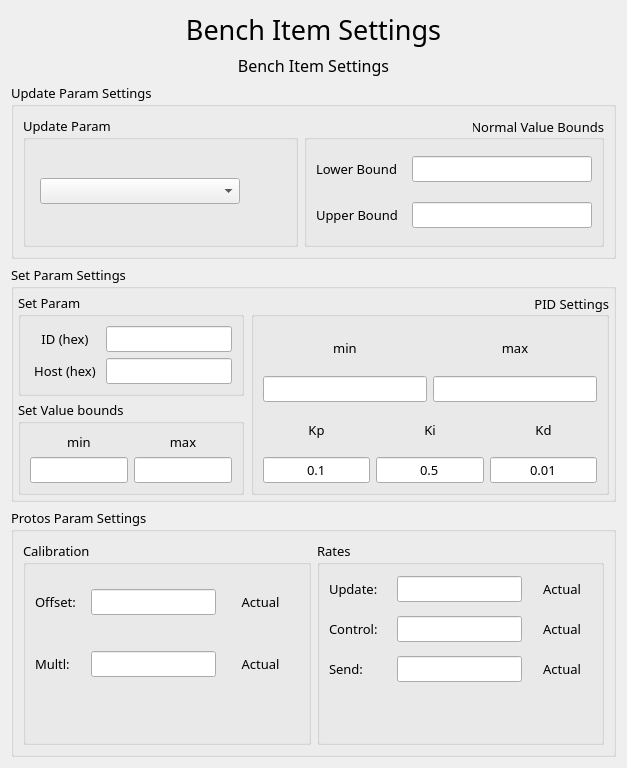
<?xml version="1.0" encoding="UTF-8"?>
<ui version="4.0">
 <class>BenchItemSettingsDlg</class>
 <widget class="QDialog" name="BenchItemSettingsDlg">
  <property name="geometry">
   <rect>
    <x>0</x>
    <y>0</y>
    <width>627</width>
    <height>718</height>
   </rect>
  </property>
  <property name="sizePolicy">
   <sizepolicy hsizetype="Preferred" vsizetype="Preferred">
    <horstretch>0</horstretch>
    <verstretch>0</verstretch>
   </sizepolicy>
  </property>
  <property name="font">
   <font>
    <family>Rubik Light</family>
    <pointsize>10</pointsize>
   </font>
  </property>
  <property name="windowTitle">
   <string>Dialog</string>
  </property>
  <layout class="QVBoxLayout" name="verticalLayout_4">
   <item>
    <widget class="QLabel" name="main_label">
     <property name="font">
      <font>
       <family>Rubik</family>
       <pointsize>20</pointsize>
      </font>
     </property>
     <property name="text">
      <string>Bench Item Settings</string>
     </property>
     <property name="alignment">
      <set>Qt::AlignCenter</set>
     </property>
     <property name="margin">
      <number>3</number>
     </property>
    </widget>
   </item>
   <item>
    <widget class="QLabel" name="itemName_label">
     <property name="font">
      <font>
       <family>Rubik Light</family>
       <pointsize>12</pointsize>
      </font>
     </property>
     <property name="text">
      <string>Bench Item Settings</string>
     </property>
     <property name="alignment">
      <set>Qt::AlignCenter</set>
     </property>
     <property name="margin">
      <number>3</number>
     </property>
    </widget>
   </item>
   <item>
    <widget class="QGroupBox" name="updateParamSettings_groupBox">
     <property name="title">
      <string>Update Param Settings</string>
     </property>
     <layout class="QHBoxLayout" name="horizontalLayout_9">
      <item>
       <widget class="QGroupBox" name="updateParamItem_groupBox">
        <property name="title">
         <string>Update Param</string>
        </property>
        <layout class="QVBoxLayout" name="verticalLayout_5">
         <item>
          <layout class="QHBoxLayout" name="horizontalLayout_15">
           <property name="leftMargin">
            <number>5</number>
           </property>
           <property name="topMargin">
            <number>5</number>
           </property>
           <property name="rightMargin">
            <number>5</number>
           </property>
           <property name="bottomMargin">
            <number>5</number>
           </property>
           <item>
            <widget class="QComboBox" name="updateParam_comboBox">
             <property name="sizePolicy">
              <sizepolicy hsizetype="Fixed" vsizetype="Fixed">
               <horstretch>0</horstretch>
               <verstretch>0</verstretch>
              </sizepolicy>
             </property>
             <property name="minimumSize">
              <size>
               <width>200</width>
               <height>0</height>
              </size>
             </property>
             <property name="sizeAdjustPolicy">
              <enum>QComboBox::AdjustToContents</enum>
             </property>
            </widget>
           </item>
           <item>
            <widget class="QPushButton" name="refresh_button">
             <property name="minimumSize">
              <size>
               <width>35</width>
               <height>35</height>
              </size>
             </property>
             <property name="maximumSize">
              <size>
               <width>35</width>
               <height>35</height>
              </size>
             </property>
             <property name="text">
              <string/>
             </property>
             <property name="icon">
              <iconset resource="../Resources/files.qrc">
               <normaloff>:/icons/refresh.svg</normaloff>:/icons/refresh.svg</iconset>
             </property>
             <property name="iconSize">
              <size>
               <width>25</width>
               <height>25</height>
              </size>
             </property>
             <property name="checkable">
              <bool>false</bool>
             </property>
             <property name="flat">
              <bool>true</bool>
             </property>
            </widget>
           </item>
          </layout>
         </item>
        </layout>
       </widget>
      </item>
      <item>
       <widget class="QGroupBox" name="normalValues_groupBox">
        <property name="title">
         <string>Normal Value Bounds</string>
        </property>
        <property name="alignment">
         <set>Qt::AlignRight|Qt::AlignTrailing|Qt::AlignVCenter</set>
        </property>
        <layout class="QVBoxLayout" name="verticalLayout_3">
         <item>
          <layout class="QHBoxLayout" name="horizontalLayout_11">
           <item>
            <widget class="QLabel" name="lowerBound_label">
             <property name="minimumSize">
              <size>
               <width>90</width>
               <height>40</height>
              </size>
             </property>
             <property name="text">
              <string>Lower Bound</string>
             </property>
             <property name="margin">
              <number>5</number>
             </property>
            </widget>
           </item>
           <item>
            <widget class="QLineEdit" name="lowerBound_lineEdit">
             <property name="sizePolicy">
              <sizepolicy hsizetype="Expanding" vsizetype="Fixed">
               <horstretch>0</horstretch>
               <verstretch>0</verstretch>
              </sizepolicy>
             </property>
             <property name="text">
              <string/>
             </property>
             <property name="alignment">
              <set>Qt::AlignCenter</set>
             </property>
            </widget>
           </item>
          </layout>
         </item>
         <item>
          <layout class="QHBoxLayout" name="horizontalLayout_10">
           <item>
            <widget class="QLabel" name="upperBound_label">
             <property name="minimumSize">
              <size>
               <width>90</width>
               <height>40</height>
              </size>
             </property>
             <property name="text">
              <string>Upper Bound</string>
             </property>
             <property name="margin">
              <number>5</number>
             </property>
            </widget>
           </item>
           <item>
            <widget class="QLineEdit" name="upperBound_lineEdit">
             <property name="sizePolicy">
              <sizepolicy hsizetype="Expanding" vsizetype="Fixed">
               <horstretch>0</horstretch>
               <verstretch>0</verstretch>
              </sizepolicy>
             </property>
             <property name="text">
              <string/>
             </property>
             <property name="alignment">
              <set>Qt::AlignCenter</set>
             </property>
            </widget>
           </item>
          </layout>
         </item>
        </layout>
       </widget>
      </item>
     </layout>
    </widget>
   </item>
   <item>
    <widget class="QGroupBox" name="setParamSettings_groupBox">
     <property name="title">
      <string>Set Param Settings</string>
     </property>
     <layout class="QHBoxLayout" name="horizontalLayout_14">
      <property name="spacing">
       <number>7</number>
      </property>
      <property name="leftMargin">
       <number>4</number>
      </property>
      <property name="topMargin">
       <number>4</number>
      </property>
      <property name="rightMargin">
       <number>4</number>
      </property>
      <property name="bottomMargin">
       <number>4</number>
      </property>
      <item>
       <layout class="QVBoxLayout" name="verticalLayout_17">
        <property name="spacing">
         <number>4</number>
        </property>
        <item>
         <widget class="QGroupBox" name="groupBox_5">
          <property name="title">
           <string>Set Param</string>
          </property>
          <layout class="QVBoxLayout" name="verticalLayout_18">
           <item>
            <layout class="QHBoxLayout" name="horizontalLayout_16">
             <item>
              <widget class="QLabel" name="label_13">
               <property name="sizePolicy">
                <sizepolicy hsizetype="Fixed" vsizetype="Preferred">
                 <horstretch>0</horstretch>
                 <verstretch>0</verstretch>
                </sizepolicy>
               </property>
               <property name="minimumSize">
                <size>
                 <width>70</width>
                 <height>0</height>
                </size>
               </property>
               <property name="text">
                <string>ID (hex)</string>
               </property>
               <property name="alignment">
                <set>Qt::AlignCenter</set>
               </property>
               <property name="margin">
                <number>5</number>
               </property>
              </widget>
             </item>
             <item>
              <widget class="QLineEdit" name="setParamID_lineEdit">
               <property name="sizePolicy">
                <sizepolicy hsizetype="Preferred" vsizetype="Fixed">
                 <horstretch>0</horstretch>
                 <verstretch>0</verstretch>
                </sizepolicy>
               </property>
               <property name="minimumSize">
                <size>
                 <width>70</width>
                 <height>0</height>
                </size>
               </property>
               <property name="alignment">
                <set>Qt::AlignCenter</set>
               </property>
              </widget>
             </item>
            </layout>
           </item>
           <item>
            <layout class="QHBoxLayout" name="horizontalLayout_13">
             <item>
              <widget class="QLabel" name="label_12">
               <property name="sizePolicy">
                <sizepolicy hsizetype="Fixed" vsizetype="Preferred">
                 <horstretch>0</horstretch>
                 <verstretch>0</verstretch>
                </sizepolicy>
               </property>
               <property name="minimumSize">
                <size>
                 <width>70</width>
                 <height>0</height>
                </size>
               </property>
               <property name="text">
                <string>Host (hex)</string>
               </property>
               <property name="alignment">
                <set>Qt::AlignCenter</set>
               </property>
               <property name="margin">
                <number>5</number>
               </property>
              </widget>
             </item>
             <item>
              <widget class="QLineEdit" name="setParamHost_lineEdit">
               <property name="sizePolicy">
                <sizepolicy hsizetype="Preferred" vsizetype="Fixed">
                 <horstretch>0</horstretch>
                 <verstretch>0</verstretch>
                </sizepolicy>
               </property>
               <property name="minimumSize">
                <size>
                 <width>70</width>
                 <height>0</height>
                </size>
               </property>
               <property name="alignment">
                <set>Qt::AlignCenter</set>
               </property>
              </widget>
             </item>
            </layout>
           </item>
          </layout>
         </widget>
        </item>
        <item>
         <widget class="QGroupBox" name="groupBox_4">
          <property name="title">
           <string>Set Value bounds</string>
          </property>
          <layout class="QVBoxLayout" name="verticalLayout_16">
           <item>
            <layout class="QHBoxLayout" name="horizontalLayout_21">
             <item>
              <layout class="QVBoxLayout" name="verticalLayout_12">
               <item>
                <widget class="QLabel" name="label_14">
                 <property name="sizePolicy">
                  <sizepolicy hsizetype="Preferred" vsizetype="Preferred">
                   <horstretch>0</horstretch>
                   <verstretch>0</verstretch>
                  </sizepolicy>
                 </property>
                 <property name="font">
                  <font>
                   <family>Rubik Light</family>
                   <pointsize>10</pointsize>
                  </font>
                 </property>
                 <property name="text">
                  <string>min</string>
                 </property>
                 <property name="alignment">
                  <set>Qt::AlignCenter</set>
                 </property>
                </widget>
               </item>
               <item>
                <layout class="QHBoxLayout" name="horizontalLayout_27">
                 <item>
                  <widget class="QLineEdit" name="setValueMin_lineEdit">
                   <property name="sizePolicy">
                    <sizepolicy hsizetype="Expanding" vsizetype="Fixed">
                     <horstretch>0</horstretch>
                     <verstretch>0</verstretch>
                    </sizepolicy>
                   </property>
                   <property name="minimumSize">
                    <size>
                     <width>70</width>
                     <height>0</height>
                    </size>
                   </property>
                   <property name="layoutDirection">
                    <enum>Qt::LeftToRight</enum>
                   </property>
                   <property name="text">
                    <string/>
                   </property>
                   <property name="alignment">
                    <set>Qt::AlignCenter</set>
                   </property>
                  </widget>
                 </item>
                </layout>
               </item>
              </layout>
             </item>
             <item>
              <layout class="QVBoxLayout" name="verticalLayout_15">
               <item>
                <widget class="QLabel" name="label_15">
                 <property name="sizePolicy">
                  <sizepolicy hsizetype="Preferred" vsizetype="Preferred">
                   <horstretch>0</horstretch>
                   <verstretch>0</verstretch>
                  </sizepolicy>
                 </property>
                 <property name="font">
                  <font>
                   <family>Rubik Light</family>
                   <pointsize>10</pointsize>
                  </font>
                 </property>
                 <property name="text">
                  <string>max</string>
                 </property>
                 <property name="alignment">
                  <set>Qt::AlignCenter</set>
                 </property>
                </widget>
               </item>
               <item>
                <layout class="QHBoxLayout" name="horizontalLayout_30">
                 <item>
                  <widget class="QLineEdit" name="setValueMax_lineEdit">
                   <property name="sizePolicy">
                    <sizepolicy hsizetype="Expanding" vsizetype="Fixed">
                     <horstretch>0</horstretch>
                     <verstretch>0</verstretch>
                    </sizepolicy>
                   </property>
                   <property name="minimumSize">
                    <size>
                     <width>70</width>
                     <height>0</height>
                    </size>
                   </property>
                   <property name="text">
                    <string/>
                   </property>
                   <property name="alignment">
                    <set>Qt::AlignCenter</set>
                   </property>
                  </widget>
                 </item>
                </layout>
               </item>
              </layout>
             </item>
            </layout>
           </item>
          </layout>
         </widget>
        </item>
       </layout>
      </item>
      <item>
       <widget class="QGroupBox" name="PID_groupBox">
        <property name="font">
         <font>
          <family>Rubik Light</family>
          <pointsize>10</pointsize>
         </font>
        </property>
        <property name="title">
         <string>PID Settings</string>
        </property>
        <property name="alignment">
         <set>Qt::AlignRight|Qt::AlignTrailing|Qt::AlignVCenter</set>
        </property>
        <layout class="QHBoxLayout" name="horizontalLayout_18">
         <item>
          <layout class="QVBoxLayout" name="verticalLayout_8">
           <item>
            <layout class="QHBoxLayout" name="horizontalLayout_20">
             <item>
              <layout class="QVBoxLayout" name="verticalLayout_9">
               <item>
                <widget class="QLabel" name="label_6">
                 <property name="sizePolicy">
                  <sizepolicy hsizetype="Minimum" vsizetype="Minimum">
                   <horstretch>0</horstretch>
                   <verstretch>0</verstretch>
                  </sizepolicy>
                 </property>
                 <property name="font">
                  <font>
                   <family>Rubik Light</family>
                   <pointsize>10</pointsize>
                  </font>
                 </property>
                 <property name="text">
                  <string>min</string>
                 </property>
                 <property name="alignment">
                  <set>Qt::AlignCenter</set>
                 </property>
                </widget>
               </item>
               <item>
                <layout class="QHBoxLayout" name="horizontalLayout_24">
                 <item>
                  <widget class="QLineEdit" name="pidMin_lineEdit">
                   <property name="sizePolicy">
                    <sizepolicy hsizetype="Minimum" vsizetype="Fixed">
                     <horstretch>0</horstretch>
                     <verstretch>0</verstretch>
                    </sizepolicy>
                   </property>
                   <property name="minimumSize">
                    <size>
                     <width>70</width>
                     <height>0</height>
                    </size>
                   </property>
                   <property name="layoutDirection">
                    <enum>Qt::LeftToRight</enum>
                   </property>
                   <property name="text">
                    <string/>
                   </property>
                   <property name="alignment">
                    <set>Qt::AlignCenter</set>
                   </property>
                  </widget>
                 </item>
                </layout>
               </item>
              </layout>
             </item>
             <item>
              <layout class="QVBoxLayout" name="verticalLayout_10">
               <item>
                <widget class="QLabel" name="label_7">
                 <property name="font">
                  <font>
                   <family>Rubik Light</family>
                   <pointsize>10</pointsize>
                  </font>
                 </property>
                 <property name="text">
                  <string>max</string>
                 </property>
                 <property name="alignment">
                  <set>Qt::AlignCenter</set>
                 </property>
                </widget>
               </item>
               <item>
                <layout class="QHBoxLayout" name="horizontalLayout_25">
                 <item>
                  <widget class="QLineEdit" name="pidMax_lineEdit">
                   <property name="sizePolicy">
                    <sizepolicy hsizetype="Minimum" vsizetype="Fixed">
                     <horstretch>0</horstretch>
                     <verstretch>0</verstretch>
                    </sizepolicy>
                   </property>
                   <property name="minimumSize">
                    <size>
                     <width>70</width>
                     <height>0</height>
                    </size>
                   </property>
                   <property name="text">
                    <string/>
                   </property>
                   <property name="alignment">
                    <set>Qt::AlignCenter</set>
                   </property>
                  </widget>
                 </item>
                </layout>
               </item>
              </layout>
             </item>
            </layout>
           </item>
           <item>
            <layout class="QHBoxLayout" name="horizontalLayout_19">
             <item>
              <layout class="QVBoxLayout" name="verticalLayout_11">
               <item>
                <widget class="QLabel" name="label_8">
                 <property name="font">
                  <font>
                   <family>Rubik Light</family>
                   <pointsize>10</pointsize>
                  </font>
                 </property>
                 <property name="text">
                  <string>Kp</string>
                 </property>
                 <property name="alignment">
                  <set>Qt::AlignCenter</set>
                 </property>
                </widget>
               </item>
               <item>
                <layout class="QHBoxLayout" name="horizontalLayout_26">
                 <item>
                  <widget class="QLineEdit" name="pidKp_lineEdit">
                   <property name="minimumSize">
                    <size>
                     <width>70</width>
                     <height>0</height>
                    </size>
                   </property>
                   <property name="text">
                    <string>0.1</string>
                   </property>
                   <property name="alignment">
                    <set>Qt::AlignCenter</set>
                   </property>
                  </widget>
                 </item>
                </layout>
               </item>
              </layout>
             </item>
             <item>
              <layout class="QVBoxLayout" name="verticalLayout_13">
               <item>
                <widget class="QLabel" name="label_9">
                 <property name="font">
                  <font>
                   <family>Rubik Light</family>
                   <pointsize>10</pointsize>
                  </font>
                 </property>
                 <property name="text">
                  <string>Ki</string>
                 </property>
                 <property name="alignment">
                  <set>Qt::AlignCenter</set>
                 </property>
                </widget>
               </item>
               <item>
                <layout class="QHBoxLayout" name="horizontalLayout_28">
                 <item>
                  <widget class="QLineEdit" name="pidKi_lineEdit">
                   <property name="minimumSize">
                    <size>
                     <width>70</width>
                     <height>0</height>
                    </size>
                   </property>
                   <property name="text">
                    <string>0.5</string>
                   </property>
                   <property name="alignment">
                    <set>Qt::AlignCenter</set>
                   </property>
                  </widget>
                 </item>
                </layout>
               </item>
              </layout>
             </item>
             <item>
              <layout class="QVBoxLayout" name="verticalLayout_14">
               <item>
                <widget class="QLabel" name="label_10">
                 <property name="font">
                  <font>
                   <family>Rubik Light</family>
                   <pointsize>10</pointsize>
                  </font>
                 </property>
                 <property name="text">
                  <string>Kd</string>
                 </property>
                 <property name="alignment">
                  <set>Qt::AlignCenter</set>
                 </property>
                </widget>
               </item>
               <item>
                <layout class="QHBoxLayout" name="horizontalLayout_29">
                 <item>
                  <widget class="QLineEdit" name="pidKd_lineEdit">
                   <property name="minimumSize">
                    <size>
                     <width>70</width>
                     <height>0</height>
                    </size>
                   </property>
                   <property name="text">
                    <string>0.01</string>
                   </property>
                   <property name="alignment">
                    <set>Qt::AlignCenter</set>
                   </property>
                  </widget>
                 </item>
                </layout>
               </item>
              </layout>
             </item>
            </layout>
           </item>
          </layout>
         </item>
        </layout>
       </widget>
      </item>
     </layout>
    </widget>
   </item>
   <item>
    <widget class="QGroupBox" name="paramCalibration_groupBox">
     <property name="title">
      <string>Protos Param Settings</string>
     </property>
     <layout class="QHBoxLayout" name="horizontalLayout_8">
      <item>
       <widget class="QGroupBox" name="groupBox">
        <property name="title">
         <string>Calibration</string>
        </property>
        <layout class="QVBoxLayout" name="verticalLayout_6">
         <item>
          <layout class="QVBoxLayout" name="verticalLayout">
           <item>
            <layout class="QHBoxLayout" name="horizontalLayout">
             <item>
              <widget class="QLabel" name="label">
               <property name="sizePolicy">
                <sizepolicy hsizetype="Preferred" vsizetype="Minimum">
                 <horstretch>0</horstretch>
                 <verstretch>0</verstretch>
                </sizepolicy>
               </property>
               <property name="minimumSize">
                <size>
                 <width>50</width>
                 <height>0</height>
                </size>
               </property>
               <property name="text">
                <string>Offset: </string>
               </property>
               <property name="margin">
                <number>5</number>
               </property>
              </widget>
             </item>
             <item>
              <widget class="QLineEdit" name="offset_value_lineEdit">
               <property name="text">
                <string/>
               </property>
               <property name="alignment">
                <set>Qt::AlignCenter</set>
               </property>
              </widget>
             </item>
             <item>
              <widget class="QLabel" name="offset_actualValue_label">
               <property name="sizePolicy">
                <sizepolicy hsizetype="Expanding" vsizetype="Minimum">
                 <horstretch>0</horstretch>
                 <verstretch>0</verstretch>
                </sizepolicy>
               </property>
               <property name="minimumSize">
                <size>
                 <width>59</width>
                 <height>0</height>
                </size>
               </property>
               <property name="text">
                <string>Actual</string>
               </property>
               <property name="alignment">
                <set>Qt::AlignCenter</set>
               </property>
              </widget>
             </item>
            </layout>
           </item>
           <item>
            <layout class="QHBoxLayout" name="horizontalLayout_2">
             <item>
              <widget class="QLabel" name="label_2">
               <property name="sizePolicy">
                <sizepolicy hsizetype="Preferred" vsizetype="Minimum">
                 <horstretch>0</horstretch>
                 <verstretch>0</verstretch>
                </sizepolicy>
               </property>
               <property name="minimumSize">
                <size>
                 <width>50</width>
                 <height>0</height>
                </size>
               </property>
               <property name="text">
                <string>Multl: </string>
               </property>
               <property name="margin">
                <number>5</number>
               </property>
              </widget>
             </item>
             <item>
              <widget class="QLineEdit" name="mult_value_lineEdit">
               <property name="text">
                <string/>
               </property>
               <property name="alignment">
                <set>Qt::AlignCenter</set>
               </property>
              </widget>
             </item>
             <item>
              <widget class="QLabel" name="mult_actualValue_label">
               <property name="sizePolicy">
                <sizepolicy hsizetype="Expanding" vsizetype="Minimum">
                 <horstretch>0</horstretch>
                 <verstretch>0</verstretch>
                </sizepolicy>
               </property>
               <property name="minimumSize">
                <size>
                 <width>59</width>
                 <height>0</height>
                </size>
               </property>
               <property name="text">
                <string>Actual</string>
               </property>
               <property name="alignment">
                <set>Qt::AlignCenter</set>
               </property>
              </widget>
             </item>
            </layout>
           </item>
           <item>
            <layout class="QHBoxLayout" name="horizontalLayout_3">
             <item>
              <widget class="QPushButton" name="getCalib_button">
               <property name="minimumSize">
                <size>
                 <width>35</width>
                 <height>35</height>
                </size>
               </property>
               <property name="maximumSize">
                <size>
                 <width>35</width>
                 <height>35</height>
                </size>
               </property>
               <property name="text">
                <string/>
               </property>
               <property name="icon">
                <iconset resource="../Resources/files.qrc">
                 <normaloff>:/icons/download.svg</normaloff>:/icons/download.svg</iconset>
               </property>
               <property name="iconSize">
                <size>
                 <width>30</width>
                 <height>30</height>
                </size>
               </property>
               <property name="checkable">
                <bool>false</bool>
               </property>
               <property name="flat">
                <bool>true</bool>
               </property>
              </widget>
             </item>
             <item>
              <widget class="QPushButton" name="sendCalib_button">
               <property name="minimumSize">
                <size>
                 <width>35</width>
                 <height>35</height>
                </size>
               </property>
               <property name="maximumSize">
                <size>
                 <width>35</width>
                 <height>35</height>
                </size>
               </property>
               <property name="text">
                <string/>
               </property>
               <property name="icon">
                <iconset resource="../Resources/files.qrc">
                 <normaloff>:/icons/upload.svg</normaloff>:/icons/upload.svg</iconset>
               </property>
               <property name="iconSize">
                <size>
                 <width>30</width>
                 <height>30</height>
                </size>
               </property>
               <property name="checkable">
                <bool>false</bool>
               </property>
               <property name="flat">
                <bool>true</bool>
               </property>
              </widget>
             </item>
            </layout>
           </item>
          </layout>
         </item>
        </layout>
       </widget>
      </item>
      <item>
       <widget class="QGroupBox" name="groupBox_2">
        <property name="title">
         <string>Rates</string>
        </property>
        <layout class="QVBoxLayout" name="verticalLayout_7">
         <property name="spacing">
          <number>0</number>
         </property>
         <item>
          <layout class="QVBoxLayout" name="verticalLayout_2">
           <property name="spacing">
            <number>10</number>
           </property>
           <item>
            <layout class="QHBoxLayout" name="horizontalLayout_4">
             <property name="topMargin">
              <number>2</number>
             </property>
             <property name="bottomMargin">
              <number>2</number>
             </property>
             <item>
              <widget class="QLabel" name="label_3">
               <property name="minimumSize">
                <size>
                 <width>58</width>
                 <height>0</height>
                </size>
               </property>
               <property name="text">
                <string>Update:</string>
               </property>
               <property name="margin">
                <number>5</number>
               </property>
              </widget>
             </item>
             <item>
              <widget class="QLineEdit" name="updateRate_value_lineEdit">
               <property name="text">
                <string/>
               </property>
               <property name="alignment">
                <set>Qt::AlignCenter</set>
               </property>
              </widget>
             </item>
             <item>
              <widget class="QLabel" name="updateRate_actualValue_label">
               <property name="sizePolicy">
                <sizepolicy hsizetype="Expanding" vsizetype="Preferred">
                 <horstretch>0</horstretch>
                 <verstretch>0</verstretch>
                </sizepolicy>
               </property>
               <property name="minimumSize">
                <size>
                 <width>59</width>
                 <height>0</height>
                </size>
               </property>
               <property name="text">
                <string>Actual</string>
               </property>
               <property name="alignment">
                <set>Qt::AlignCenter</set>
               </property>
              </widget>
             </item>
            </layout>
           </item>
           <item>
            <layout class="QHBoxLayout" name="horizontalLayout_5">
             <property name="topMargin">
              <number>2</number>
             </property>
             <property name="bottomMargin">
              <number>2</number>
             </property>
             <item>
              <widget class="QLabel" name="label_4">
               <property name="minimumSize">
                <size>
                 <width>58</width>
                 <height>0</height>
                </size>
               </property>
               <property name="text">
                <string>Control:</string>
               </property>
               <property name="margin">
                <number>5</number>
               </property>
              </widget>
             </item>
             <item>
              <widget class="QLineEdit" name="controlRate_value_lineEdit">
               <property name="text">
                <string/>
               </property>
               <property name="alignment">
                <set>Qt::AlignCenter</set>
               </property>
              </widget>
             </item>
             <item>
              <widget class="QLabel" name="controlRate_actualValue_label">
               <property name="sizePolicy">
                <sizepolicy hsizetype="Expanding" vsizetype="Preferred">
                 <horstretch>0</horstretch>
                 <verstretch>0</verstretch>
                </sizepolicy>
               </property>
               <property name="minimumSize">
                <size>
                 <width>59</width>
                 <height>0</height>
                </size>
               </property>
               <property name="text">
                <string>Actual</string>
               </property>
               <property name="alignment">
                <set>Qt::AlignCenter</set>
               </property>
              </widget>
             </item>
            </layout>
           </item>
           <item>
            <layout class="QHBoxLayout" name="horizontalLayout_7">
             <property name="topMargin">
              <number>2</number>
             </property>
             <property name="bottomMargin">
              <number>2</number>
             </property>
             <item>
              <widget class="QLabel" name="label_5">
               <property name="minimumSize">
                <size>
                 <width>58</width>
                 <height>0</height>
                </size>
               </property>
               <property name="text">
                <string>Send:</string>
               </property>
               <property name="margin">
                <number>5</number>
               </property>
              </widget>
             </item>
             <item>
              <widget class="QLineEdit" name="sendRate_value_lineEdit">
               <property name="text">
                <string/>
               </property>
               <property name="alignment">
                <set>Qt::AlignCenter</set>
               </property>
              </widget>
             </item>
             <item>
              <widget class="QLabel" name="sendRate_actualValue_label">
               <property name="sizePolicy">
                <sizepolicy hsizetype="Expanding" vsizetype="Preferred">
                 <horstretch>0</horstretch>
                 <verstretch>0</verstretch>
                </sizepolicy>
               </property>
               <property name="minimumSize">
                <size>
                 <width>59</width>
                 <height>0</height>
                </size>
               </property>
               <property name="text">
                <string>Actual</string>
               </property>
               <property name="alignment">
                <set>Qt::AlignCenter</set>
               </property>
              </widget>
             </item>
            </layout>
           </item>
           <item>
            <layout class="QHBoxLayout" name="horizontalLayout_6">
             <property name="topMargin">
              <number>2</number>
             </property>
             <property name="bottomMargin">
              <number>2</number>
             </property>
             <item>
              <widget class="QPushButton" name="getRates_button">
               <property name="minimumSize">
                <size>
                 <width>35</width>
                 <height>35</height>
                </size>
               </property>
               <property name="maximumSize">
                <size>
                 <width>35</width>
                 <height>35</height>
                </size>
               </property>
               <property name="text">
                <string/>
               </property>
               <property name="icon">
                <iconset resource="../Resources/files.qrc">
                 <normaloff>:/icons/download.svg</normaloff>:/icons/download.svg</iconset>
               </property>
               <property name="iconSize">
                <size>
                 <width>30</width>
                 <height>30</height>
                </size>
               </property>
               <property name="checkable">
                <bool>false</bool>
               </property>
               <property name="flat">
                <bool>true</bool>
               </property>
              </widget>
             </item>
             <item>
              <widget class="QPushButton" name="sendRates_button">
               <property name="minimumSize">
                <size>
                 <width>35</width>
                 <height>35</height>
                </size>
               </property>
               <property name="maximumSize">
                <size>
                 <width>35</width>
                 <height>35</height>
                </size>
               </property>
               <property name="text">
                <string/>
               </property>
               <property name="icon">
                <iconset resource="../Resources/files.qrc">
                 <normaloff>:/icons/upload.svg</normaloff>:/icons/upload.svg</iconset>
               </property>
               <property name="iconSize">
                <size>
                 <width>30</width>
                 <height>30</height>
                </size>
               </property>
               <property name="checkable">
                <bool>false</bool>
               </property>
               <property name="default">
                <bool>false</bool>
               </property>
               <property name="flat">
                <bool>true</bool>
               </property>
              </widget>
             </item>
            </layout>
           </item>
          </layout>
         </item>
        </layout>
       </widget>
      </item>
     </layout>
    </widget>
   </item>
  </layout>
 </widget>
 <resources>
  <include location="../Resources/files.qrc"/>
 </resources>
 <connections/>
</ui>
